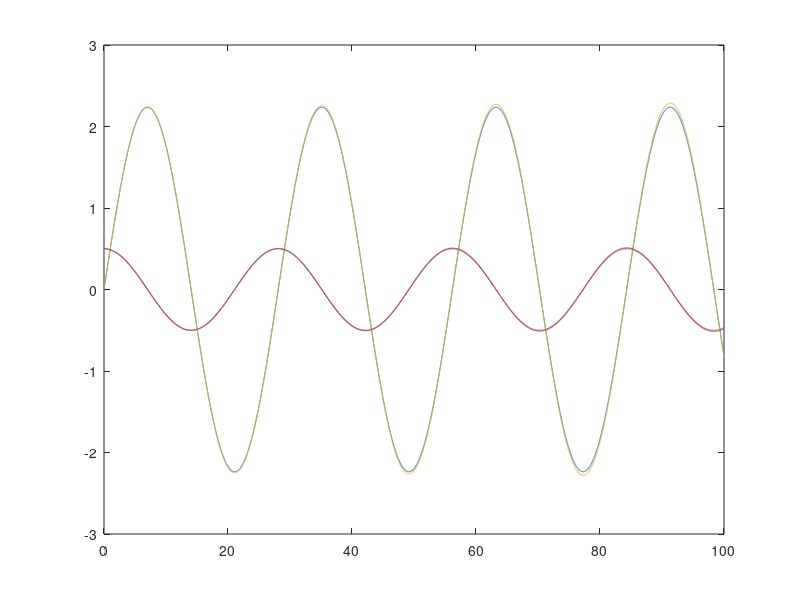

MATLAB code for this plot:
% Simulation of harmonious spring

%time variables
starttime = 0; 		%start at time 0
endtime = 100		%we don't want to wait forever. 1 = 1s
dt = 0.01			%has to be found empirically. We want it to be as big as possible while still producing stable results to enhance performance 1 = 1s
t = starttime;		%for first iteration
iterations = (endtime-starttime)/dt

%physical variables
mass = 20						%kg
x = 0							%meter. We assume the spring to be in stable position. Motion will be generated by applying a v0
v = 0.5							%meter/second. 
k = 1							%kg/s^2
a = 0
x_verlet = zeros(iterations,1);	%initialize vectors to store the values of v and x 
v_verlet = zeros(iterations,1);	%for later plotting
t_verlet = zeros(iterations,1);
x_euler = zeros(iterations,1);	%both for Euler and Verlet Integrations
v_euler = zeros(iterations,1);
t_euler = zeros(iterations,1);


%Euler Integration
for i= 1:iterations
	%update trajectories
	x_euler(i)=x;
	v_euler(i)=v;
	t_euler(i)=t;
	%update symbols
	a=-k*x/mass;
	x=x+dt*v;
	v=v+dt*a;
	t=t+dt;
end

%plot Euler
%plot(t_euler,[x_euler,v_euler],'-');

%reset variables%physical variables
mass = 20						%kg
x = 0;							%meter. We assume the spring to be in stable position. Motion will be generated by applying a v0
v = 0.5;						%meter/second. 
k = 1;							%kg/s^2
a = 0;

%Verlet Integration
%Verlet Integration relies on two value to create the next value
%We only know the initial values, so we need to calculate a second x,v value pair
%We can do this using the Taylor polynom of the second order, leaving us with only 
%a third-order error that only appears in the first timestep. Because we simulate many timesteps, this
%is neglectable
x_verlet(1)= x;
v_verlet(1)= v;
t_verlet(1)= 0;

a=-k*x/mass;
x_verlet(2)= x_verlet(1)+v_verlet(1)*dt+0.5*a*dt^2;
t_verlet(2)= dt;

%We use the mean value between two position points over time to get the speed. For accuracy, we use 
%the previous and next value. This means that we have to calculate the next x value first. Thus the
%speed calculation lags one td step behind.

for i= 3:iterations
	%calculate current acceleration
	a=-k*x_verlet(i-1)/mass;
	%calculate new x
	x_verlet(i)= 2*x_verlet(i-1)-x_verlet(i-2)+(dt^2)*a;
	%calculate previous v
	v_verlet(i-1)= (x_verlet(i)-x_verlet(i-2))/(2*dt);
	t_verlet(i)=t_verlet(i-1)+dt;
end

%Now calculate the last v point - we can of course only use the current value, the last point is thus slightly less accurate
v_verlet(iterations)=(x_verlet(iterations)-x_verlet(iterations-1))/(dt);

%plot Verlet
plot(t_verlet,[x_verlet,v_verlet, x_euler, v_euler],'-');


